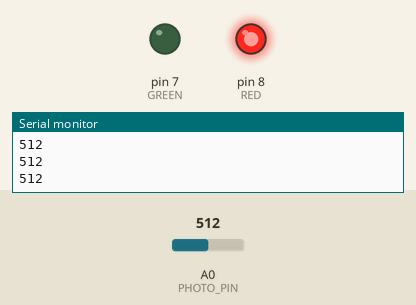
Recording of a sketch running on a simulated Arduino Uno, built with avr-gcc and run on an emulated ATmega328P. On the bench: output pins drawn as LEDs (lit = HIGH), the last lines printed to the serial monitor. Inputs (shaded band) come from the test bench; at power-on: A0 (PHOTO_PIN) = 512.

Above: at 1.2 s.
1.3 s: A0 (PHOTO_PIN) set to 588
2.8 s: A0 (PHOTO_PIN) set to 619
At 4.0 s:
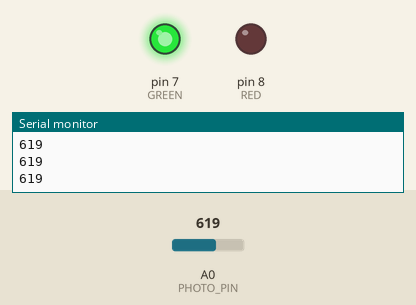
4.3 s: A0 (PHOTO_PIN) set to 590
At 5.1 s:
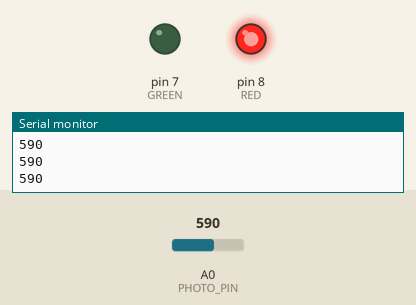
5.8 s: A0 (PHOTO_PIN) set to 610
At 6.3 s:
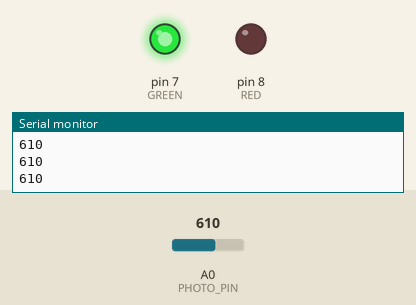
Timing chart, 0 to 8.3 s (numbered marks = the images above; inputs shaded):
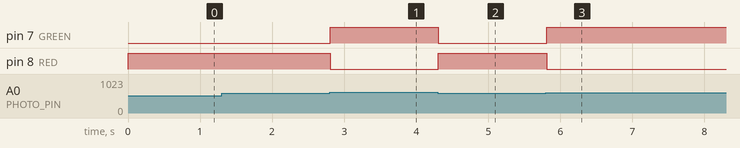

The sketch:

PHOTO_RESISTOR_SWITCH.ino
```cpp
//--------------------------------------------------Variables---------------------------------------------------------
const int PHOTO_PIN = A0;
const int GREEN = 7;
const int RED = 8;
int photoValue = 0;
int THRESHOLD = 600;


//--------------------------------------------------------------------------------------------------------------------

void setup() {
  pinMode(GREEN, OUTPUT);
  pinMode(RED, OUTPUT);
  Serial.begin(9600);
}

//--------------------------------------------------- the curcut---------------------------------------------------------
// arduino = ar, breadboard = bb, photoreststor = photo, led green = green, led red = red
// ar 5V -> bb, ar GND -> bb
// red nagative -> 220 ohm -> GND and positive -> pin 8
// green nagative -> 220 ohm -> GND and positive -> pin 7
// photo one leg to 5V and the other led to A0 and 10K omh -> GND
//----------------------------------------------------------------------------------------------------------------------

void loop() {

  photoValue = analogRead(PHOTO_PIN);
  Serial.println(photoValue);
  if (photoValue > THRESHOLD) {
    digitalWrite(GREEN, HIGH);
    digitalWrite(RED,LOW);
  } else {
    digitalWrite(RED, HIGH);
    digitalWrite(GREEN, LOW);
  }


}
```

Measured:
- the behaviour switches between 600 and 601 on A0 (PHOTO_PIN) (found by bisection; images 0 and 1)
- after the input at 2.8 s, pin 7 (GREEN): LOW → HIGH at once; pin 8 (RED): HIGH → LOW at once
- after the input at 4.3 s, pin 7 (GREEN): HIGH → LOW at once; pin 8 (RED): LOW → HIGH at once
- after the input at 5.8 s, pin 7 (GREEN): LOW → HIGH at once; pin 8 (RED): HIGH → LOW at once
